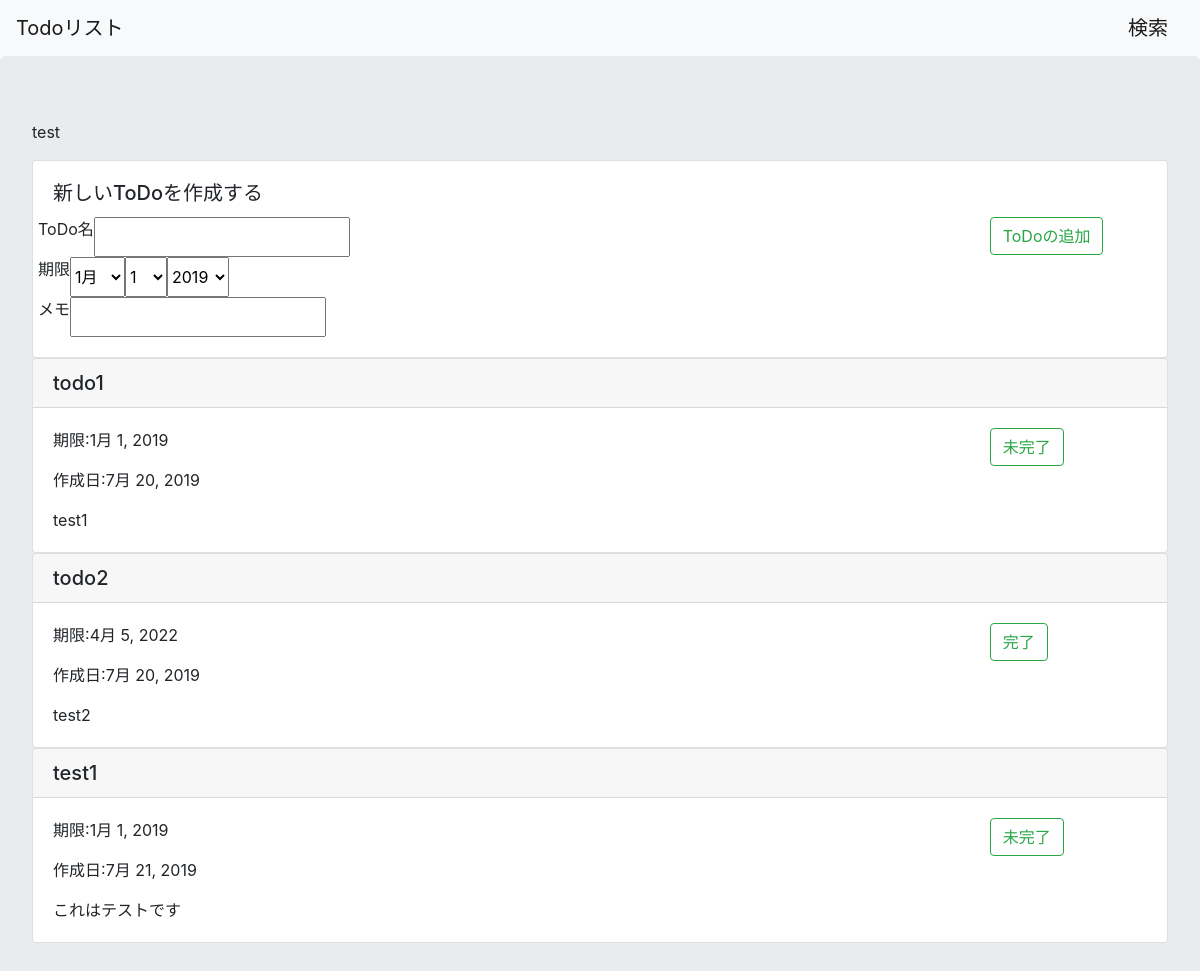
Before: /list/1 with the older database file.
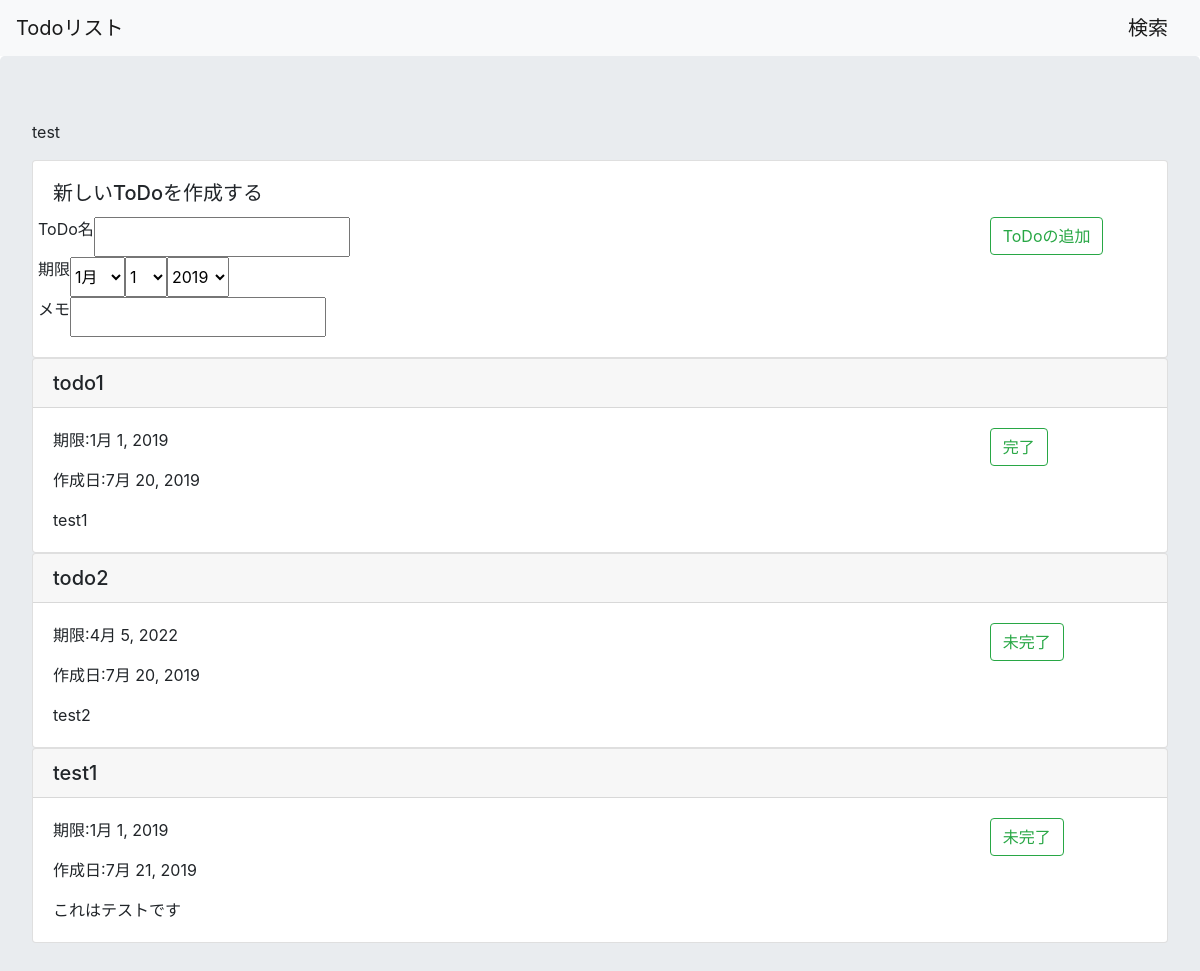
After: the same page with the newer database file.
### todo/models.py (models this page shows)
class Task(models.Model):
    title = models.CharField(max_length=200)
    text = models.TextField()
    create_date = models.DateField(default=timezone.now)
    deadline_date = models.DateField(blank=True, null=True)
    completed = models.BooleanField(default=False)
    list = models.ForeignKey(List, on_delete=models.CASCADE)

### todo/views.py (the view, shortened to what this page needs)
# urls.py: path('list/<int:list_id>', views.list, name="list"),
def list(request, list_id):
    listdata = List.objects.get(id=list_id)
    taskdata = Task.objects.filter(list=listdata)
    form = TaskForm(request.POST or None)
    for t in taskdata:
        if str(t.id) in request.POST:
            if t.completed:
                t.completed = False
            elif not t.completed:
                t.completed = True
            t.save()
    params = {
        'id': list_id,
        'listdata': listdata,
        'taskdata': taskdata,
        'form': form,
    }
    return render(request, 'todo/list.html', params)

### todo/forms.py
class TaskForm(forms.Form):
    title = forms.CharField(max_length=30)
    deadline_date = forms.DateField(widget=forms.SelectDateWidget)
    text = forms.CharField(max_length=1000)

### todo/templates/todo/list.html (shortened to what this page needs)
{% extends "todo/base.html" %}
{% block content %}
<div class="jumbotron">
    <p>{{listdata.title}}</p>
    <form method = "post">
        <div class="card">
            <div class="card-body">
                <h5 class="card-title">新しいToDoを作成する</h5>
                    <div class = "row">
                        <div class = "col-10">
                            <div class = "row">
                                <p>ToDo名</p>
                                {{form.title}}
                            </div>
                            <div class = "row">
                                <p>期限</p>
                                {{form.deadline_date}}
                            </div>
                            <div class = "row">
                                <p>メモ</p>
                                {{form.text}}
                            </div>
                        </div>
                        <div class = "col-2">
                            <button class="btn btn-outline-success my-2 my-sm-0" type="submit" name="submit">ToDoの追加</button>
                        </div>
                    </div>
            </div>
        </div>
    </form>
    {% if not taskdata %}
        <p>登録されたToDoはございません</p>
    {% else %}
        {% for i in taskdata %}
        <div class="card">
            <h5 class="card-header">{{i.title}}</h5>
            <div class="card-body">
                <div class = "row">
                    <div class = "col-10">
                        <p class="card-text">期限:{{i.deadline_date}}</p>
                        <p class="card-text">作成日:{{i.create_date}}</p>
                        <p class="card-text">{{i.text}}</p>
                    </div>
                    <div class = "col-2">
                        <form method = "post">
                            <button class="btn btn-outline-success my-2 my-sm-0" type="submit" name={{i.id}}>
                                {% if i.completed %}
                                    完了
                                {% else %}
                                    未完了
                                {% endif %}
                            </button>
                        </form>
                    </div>
                </div>
            </div>
        </div>
        {% endfor %}
    {% endif %}
</div>
{% endblock %}

Changed rows visible on the page:
changed Task "todo1": completed "未完了" → "完了"
changed Task "todo2": completed "完了" → "未完了"
